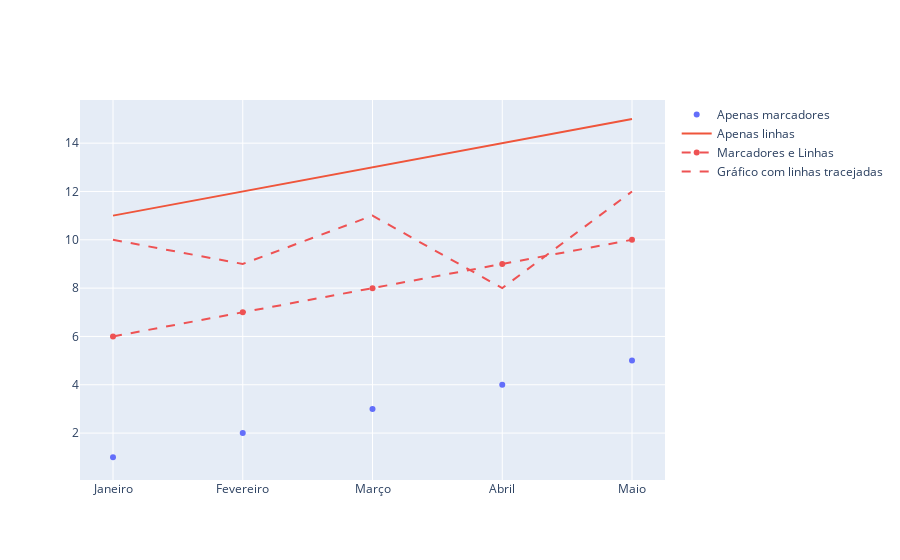

Write notebook code for a chart like this one.
### Code cell
# Gráfico usando apenas marcadores
trace1 = go.Scatter(x = ['Janeiro', 'Fevereiro', 'Março', 'Abril', 'Maio'],
                    y = [1, 2, 3, 4, 5],
                    mode = 'markers',
                    name = 'Apenas marcadores')
# Gráfico de apenas linhas
trace2 = go.Scatter(x = ['Janeiro', 'Fevereiro', 'Março', 'Abril', 'Maio'],
                    y = [11, 12, 13, 14, 15],
                    mode = 'lines',
                    name = 'Apenas linhas')
# Criando gráfico com marcadores e linhas
trace3 = go.Scatter(x = ['Janeiro', 'Fevereiro', 'Março', 'Abril', 'Maio'],
                    y = [6, 7, 8, 9, 10],
                    mode = 'markers+lines',
                    name = 'Marcadores e Linhas',
                    line = {'color': '#ee5253',
                            'dash': 'dash'})
trace4 = go.Scatter(x = ['Janeiro', 'Fevereiro', 'Março', 'Abril', 'Maio'],
                    y = [10, 9, 11, 8, 12],
                    mode = 'lines',
                    name = 'Gráfico com linhas tracejadas',
                    line = {'color': '#ee5253',
                            'dash': 'dash'})
data = [trace1, trace2, trace3,trace4]
py.iplot(data)

### Figure 1 — Plotly figure (JSON) as saved in the notebook; plotly's stock layout.template omitted (floating-point values rounded to 4 significant figures)
{"data": [{"mode": "markers", "name": "Apenas marcadores", "type": "scatter", "x": ["Janeiro", "Fevereiro", "Março", "Abril", "Maio"], "y": [1, 2, 3, 4, 5]}, {"mode": "lines", "name": "Apenas linhas", "type": "scatter", "x": ["Janeiro", "Fevereiro", "Março", "Abril", "Maio"], "y": [11, 12, 13, 14, 15]}, {"line": {"color": "#ee5253", "dash": "dash"}, "mode": "markers+lines", "name": "Marcadores e Linhas", "type": "scatter", "x": ["Janeiro", "Fevereiro", "Março", "Abril", "Maio"], "y": [6, 7, 8, 9, 10]}, {"line": {"color": "#ee5253", "dash": "dash"}, "mode": "lines", "name": "Gráfico com linhas tracejadas", "type": "scatter", "x": ["Janeiro", "Fevereiro", "Março", "Abril", "Maio"], "y": [10, 9, 11, 8, 12]}], "layout": {}}
